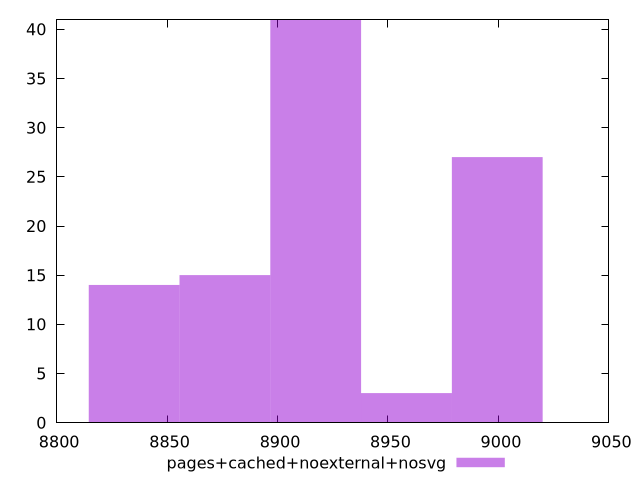

Recreate this plot in gnuplot.
$_pagesCachedNoexternalNosvg <<EOF
8917.2794690786 41
8999.466376627712 27
8876.186015304045 15
8958.372922853156 3
8835.09256152949 14
EOF
set key outside below
set terminal pngcairo
set output "report_00004_2020-11-02T20-21-41.718Z/largest-contentful-paint/pages+cached+noexternal+nosvg//raw_hist.png"
set yrange [0:41]
set boxwidth 41.09345377455576
set style fill transparent solid 0.5 noborder
plot $_pagesCachedNoexternalNosvg title "pages+cached+noexternal+nosvg" with boxes ,
